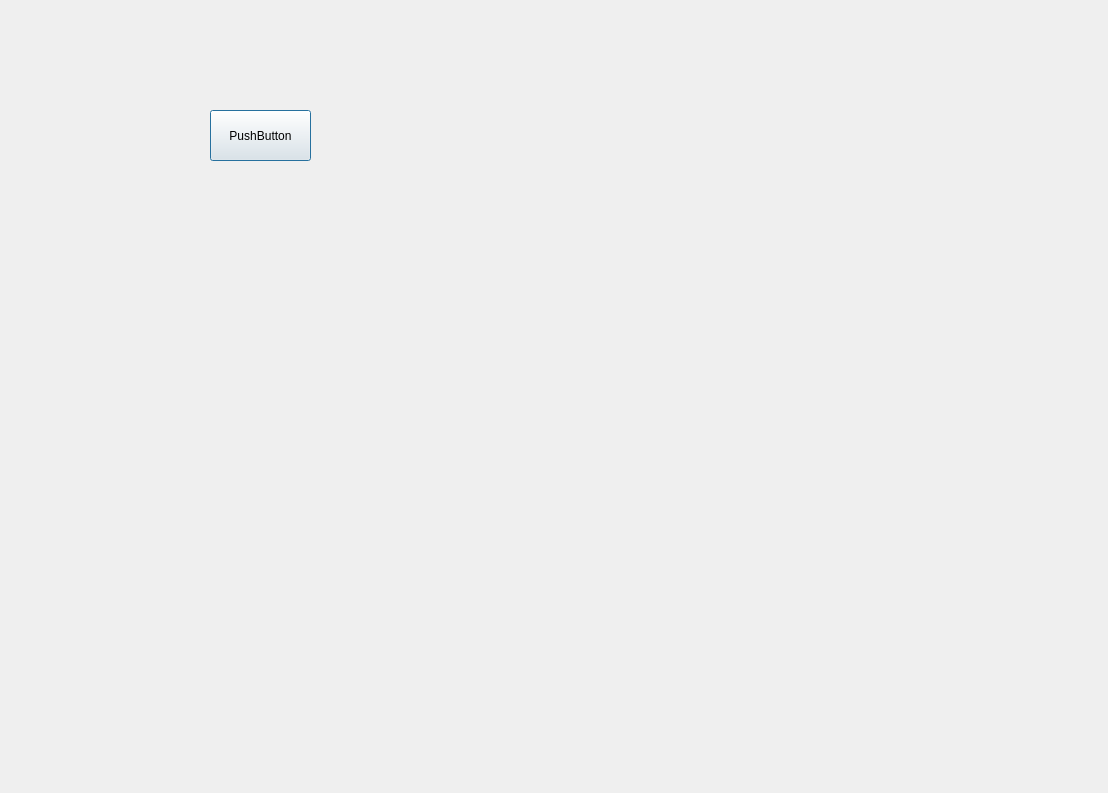
<?xml version="1.0" encoding="UTF-8"?>
<ui version="4.0">
 <class>Dialog</class>
 <widget class="QDialog" name="Dialog">
  <property name="geometry">
   <rect>
    <x>0</x>
    <y>0</y>
    <width>1108</width>
    <height>793</height>
   </rect>
  </property>
  <property name="windowTitle">
   <string>Dialog</string>
  </property>
  <widget class="QPushButton" name="Hospital_Area">
   <property name="geometry">
    <rect>
     <x>210</x>
     <y>110</y>
     <width>101</width>
     <height>51</height>
    </rect>
   </property>
   <property name="text">
    <string>PushButton</string>
   </property>
  </widget>
 </widget>
 <resources/>
 <connections/>
</ui>
